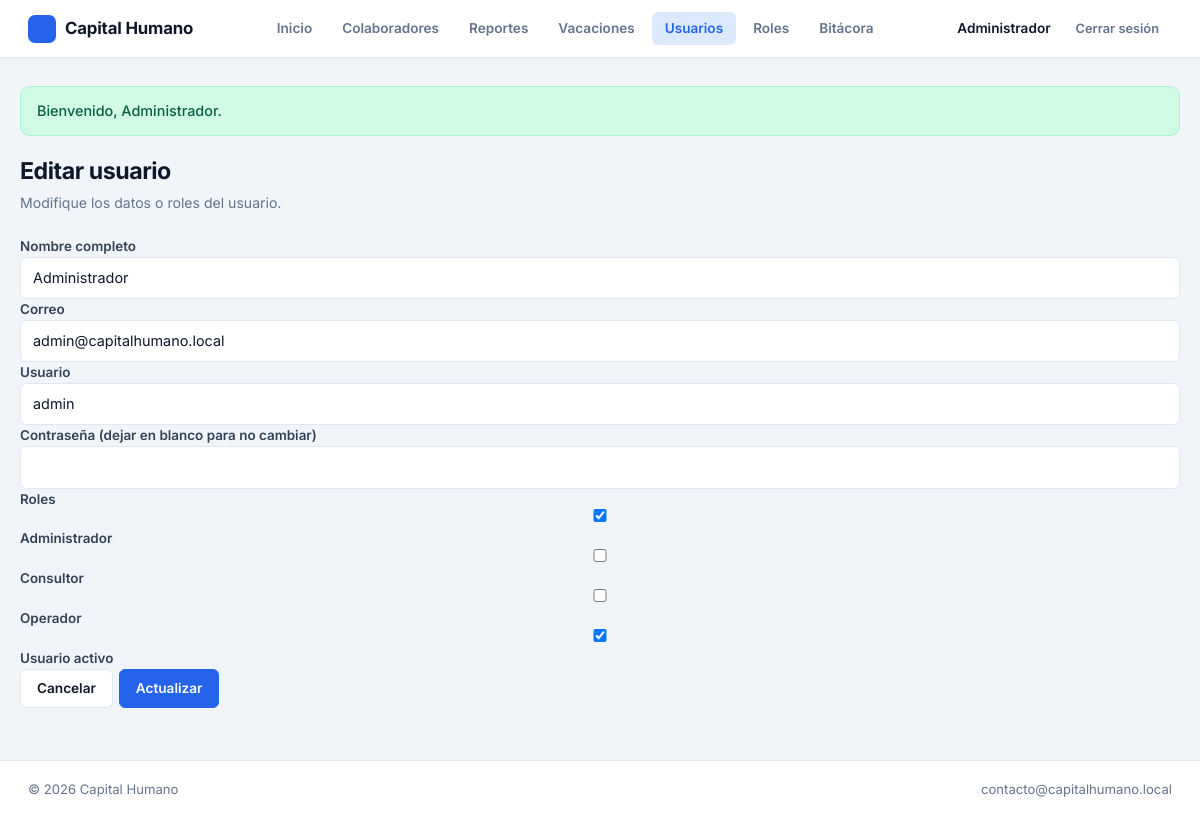
/publico/index.php?route=usuarios.edit&id=1 (signed in), run on the app's committed database.
### tables this page shows
CREATE TABLE usuarios (
    id INT AUTO_INCREMENT PRIMARY KEY,
    nombre VARCHAR(100) NOT NULL,
    correo VARCHAR(150) NOT NULL,
    usuario VARCHAR(50) NOT NULL,
    password_hash VARCHAR(255) NOT NULL,
    activo TINYINT(1) NOT NULL DEFAULT 1,
    intentos_fallidos INT NOT NULL DEFAULT 0,
    bloqueado_hasta DATETIME NULL,
    ultimo_acceso DATETIME NULL,
    fecha_registro TIMESTAMP DEFAULT CURRENT_TIMESTAMP,
    UNIQUE KEY uq_usuarios_correo (correo),
    UNIQUE KEY uq_usuarios_usuario (usuario)
);

CREATE TABLE roles (
    id INT AUTO_INCREMENT PRIMARY KEY,
    nombre VARCHAR(50) NOT NULL,
    descripcion VARCHAR(255) NULL,
    activo TINYINT(1) NOT NULL DEFAULT 1,
    UNIQUE KEY uq_roles_nombre (nombre)
);

### bootstrap.php (called while the page is built, shortened)
<?php
function e(mixed $value): string
{
    return Sanitizer::escape($value);
}
function url(string $route, array $params = []): string
{
    $params = array_merge(['route' => $route], $params);
    return 'index.php?' . http_build_query($params);
}
function render_view(string $view, array $data = []): void
{
    extract($data, EXTR_SKIP);
    $viewFile = ROOT_PATH . DIRECTORY_SEPARATOR . 'app' . DIRECTORY_SEPARATOR . 'vistas' . DIRECTORY_SEPARATOR . str_replace('/', DIRECTORY_SEPARATOR, $view) . '.php';
    require ROOT_PATH . DIRECTORY_SEPARATOR . 'app' . DIRECTORY_SEPARATOR . 'vistas' . DIRECTORY_SEPARATOR . 'layouts' . DIRECTORY_SEPARATOR . 'header.php';
    require $viewFile;
    require ROOT_PATH . DIRECTORY_SEPARATOR . 'app' . DIRECTORY_SEPARATOR . 'vistas' . DIRECTORY_SEPARATOR . 'layouts' . DIRECTORY_SEPARATOR . 'footer.php';
}
function flash(string $key, ?string $message = null): ?string
{
    $value = $_SESSION['flash'][$key] ?? null;
    return $value;
}

### app/controladores/UsuarioController.php (called while the page is built, shortened)
<?php
final class UsuarioController
{
    private Usuario $usuarios;
    private Rol $roles;
    public function __construct()
    {
        $this->usuarios = new Usuario();
        $this->roles = new Rol();
    }
    public function edit(): void
    {
        $id = Sanitizer::int($_GET['id'] ?? 0);
        $usuario = $this->usuarios->find($id);
        render_view('usuarios/edit', [
            'title' => 'Editar usuario',
            'usuario' => $usuario,
            'roles' => $this->roles->all(),
            'old' => FormState::old(),
            'errors' => FormState::errors(),
        ]);
    }
}

### publico/index.php (called while the page is built, shortened)
<?php
require dirname(__DIR__) . DIRECTORY_SEPARATOR . 'bootstrap.php';
$routes = require ROOT_PATH . DIRECTORY_SEPARATOR . 'rutas' . DIRECTORY_SEPARATOR . 'web.php';
$route = $_GET['route'] ?? 'home';
[$class, $method] = $routes[$route];
try {
    (new $class())->$method();
} catch (Throwable $exception) {
    http_response_code(500);
    (new \App\Servicios\WebErrorHandler())->handle($exception);
    render_view('colaboradores/index', [
        'title' => 'Error',
        'colaboradores' => [],
        'q' => '',
    ]);
}

### app/utilidades/Sanitizer.php (called while the page is built, shortened)
<?php
final class Sanitizer
{
    public static function int(mixed $value): int
    {
        return (int) filter_var($value, FILTER_SANITIZE_NUMBER_INT);
    }
    public static function escape(mixed $value): string
    {
        return htmlspecialchars((string) $value, ENT_QUOTES, 'UTF-8');
    }
}

### app/servicios/AuthService.php (called while the page is built, shortened)
<?php
final class AuthService
{
    public static function check(): bool
    {
        return !empty($_SESSION['usuario_id']);
    }
    public static function user(): ?array
    {
        return [
            'id' => $_SESSION['usuario_id'],
            'usuario' => $_SESSION['usuario'],
            'nombre' => $_SESSION['usuario_nombre'],
        ];
    }
    public static function can(string $modulo, string $accion): bool
    {
        $permisos = $_SESSION['permisos'] ?? [];
        $permisoId = self::permissionId($modulo, $accion);
        return $permisoId !== null && in_array($permisoId, $permisos, true);
    }
    private static function permissionId(string $modulo, string $accion): ?int
    {
        $db = \Config\Database::getConnection();
        $statement = $db->prepare('SELECT id FROM permisos WHERE modulo = :modulo AND accion = :accion');
        $statement->execute(['modulo' => $modulo, 'accion' => $accion]);
        $id = $statement->fetchColumn();
        return $id === false ? null : (int) $id;
    }
}

### app/modelos/Usuario.php (called while the page is built, shortened)
<?php
final class Usuario
{
    private PDO $db;
    public function __construct(?PDO $db = null)
    {
        $this->db = $db ?? Database::getConnection();
    }
    public function find(int $id): ?array
    {
        $statement = $this->db->prepare('SELECT * FROM usuarios WHERE id = :id');
        $statement->execute(['id' => $id]);
        $row = $statement->fetch();
        $row['roles_ids'] = $this->roleIds($id);
        return $row;
    }
    private function roleIds(int $usuarioId): array
    {
        $statement = $this->db->prepare('SELECT rol_id FROM usuario_rol WHERE usuario_id = :id');
        $statement->execute(['id' => $usuarioId]);
        return array_map('intval', $statement->fetchAll(PDO::FETCH_COLUMN));
    }
}

### config/Database.php (called while the page is built, shortened)
<?php
final class Database
{
    private static ?PDO $connection = null;
    public static function getConnection(): PDO
    {
        if (self::$connection instanceof PDO) {
            return self::$connection;
        }
        $host = (string) ($_ENV['DB_HOST'] ?? '127.0.0.1');
        $port = (string) ($_ENV['DB_PORT'] ?? '3306');
        $database = (string) ($_ENV['DB_DATABASE'] ?? 'CapitalHumano');
        $username = (string) ($_ENV['DB_USERNAME'] ?? 'root');
        $password = (string) ($_ENV['DB_PASSWORD'] ?? '');
        $dsn = "mysql:host={$host};port={$port};dbname={$database};charset=utf8mb4";
        try {
            self::$connection = new PDO($dsn, $username, $password, [
                PDO::ATTR_ERRMODE => PDO::ERRMODE_EXCEPTION,
                PDO::ATTR_DEFAULT_FETCH_MODE => PDO::FETCH_ASSOC,
                PDO::ATTR_EMULATE_PREPARES => false,
            ]);
        } catch (PDOException $exception) {
            throw new RuntimeException('No fue posible conectar con la base de datos. Revise la configuracion.', 0, $exception);
        }
        return self::$connection;
    }
}

### app/utilidades/FormState.php (called while the page is built, shortened)
<?php
final class FormState
{
    public static function old(): array
    {
        $old = $_SESSION['form_old'] ?? [];
        return is_array($old) ? $old : [];
    }
}

### app/modelos/Rol.php (called while the page is built, shortened)
<?php
final class Rol
{
    private PDO $db;
    public function __construct(?PDO $db = null)
    {
        $this->db = $db ?? Database::getConnection();
    }
    public function all(): array
    {
        return $this->db->query('SELECT * FROM roles ORDER BY nombre')->fetchAll();
    }
}

### app/vistas/usuarios/_form.php (the view)
<div class="row-two">
    <div class="field">
        <label for="nombre">Nombre completo</label>
        <input type="text" id="nombre" name="nombre" value="<?= e($old['nombre'] ?? $usuario['nombre'] ?? '') ?>" required>
    </div>
    <div class="field">
        <label for="correo">Correo</label>
        <input type="email" id="correo" name="correo" value="<?= e($old['correo'] ?? $usuario['correo'] ?? '') ?>" required>
    </div>
</div>
<div class="row-two">
    <div class="field">
        <label for="usuario">Usuario</label>
        <input type="text" id="usuario" name="usuario" value="<?= e($old['usuario'] ?? $usuario['usuario'] ?? '') ?>" required>
    </div>
    <div class="field">
        <label for="password">Contraseña <?= empty($usuario) ? '' : '(dejar en blanco para no cambiar)' ?></label>
        <input type="password" id="password" name="password" <?= empty($usuario) ? 'required' : '' ?>>
    </div>
</div>
<div class="field">
    <label>Roles</label>
    <div class="checkbox-group">
    <?php foreach ($roles as $rol): ?>
        <?php
            $checked = '';
            $selected = $old['roles'] ?? $usuario['roles_ids'] ?? [];
            if (in_array((int) $rol['id'], array_map('intval', (array) $selected), true)) {
                $checked = 'checked';
            }
        ?>
        <label class="checkbox">
            <input type="checkbox" name="roles[]" value="<?= e($rol['id']) ?>" <?= $checked ?>>
            <?= e($rol['nombre']) ?>
        </label>
    <?php endforeach; ?>
    </div>
</div>
<div class="field inline">
    <label class="checkbox">
        <input type="checkbox" name="activo" value="1" <?= (int) ($old['activo'] ?? $usuario['activo'] ?? 1) === 1 ? 'checked' : '' ?>>
        Usuario activo
    </label>
</div>

### app/vistas/layouts/header.php (shortened to what this page needs)
<!doctype html>
<html lang="es">
<head>
    <link rel="stylesheet" href="assets/css/styles.css">
</head>
<body>
    <header class="topbar">
        <a class="brand" href="<?= e(url('home')) ?>">Capital Humano</a>
        <nav class="nav">
            <a href="<?= e(url('home')) ?>"
                class="<?= ($_GET['route'] ?? 'home') === 'home' ? 'active' : '' ?>">Inicio</a>
            <?php if (\App\Servicios\AuthService::can('colaboradores', 'ver')): ?>
                <a href="<?= e(url('colaboradores.index')) ?>"
                    class="<?= str_starts_with($_GET['route'] ?? '', 'colaboradores') ? 'active' : '' ?>">Colaboradores</a>
            <?php endif; ?>
            <?php if (\App\Servicios\AuthService::can('reportes', 'ver')): ?>
                <a href="<?= e(url('reportes.index')) ?>"
                    class="<?= str_starts_with($_GET['route'] ?? '', 'reportes') ? 'active' : '' ?>">Reportes</a>
            <?php endif; ?>
            <?php if (\App\Servicios\AuthService::can('vacaciones', 'ver')): ?>
                <a href="<?= e(url('vacaciones.index')) ?>"
                    class="<?= str_starts_with($_GET['route'] ?? '', 'vacaciones') ? 'active' : '' ?>">Vacaciones</a>
            <?php endif; ?>
            <?php if (\App\Servicios\AuthService::can('usuarios', 'ver')): ?>
                <a href="<?= e(url('usuarios.index')) ?>"
                    class="<?= str_starts_with($_GET['route'] ?? '', 'usuarios') ? 'active' : '' ?>">Usuarios</a>
            <?php endif; ?>
            <?php if (\App\Servicios\AuthService::can('roles', 'ver')): ?>
                <a href="<?= e(url('roles.index')) ?>"
                    class="<?= str_starts_with($_GET['route'] ?? '', 'roles') ? 'active' : '' ?>">Roles</a>
            <?php endif; ?>
            <?php if (\App\Servicios\AuthService::can('usuarios', 'ver')): ?>
                <a href="<?= e(url('bitacora')) ?>"
                    class="<?= ($_GET['route'] ?? '') === 'bitacora' ? 'active' : '' ?>">Bitácora</a>
            <?php endif; ?>
        </nav>
        <div class="user-menu">
            <?php if (\App\Servicios\AuthService::check()): ?>
                <span class="user-name"><?= e((\App\Servicios\AuthService::user()['nombre'] ?? '')) ?></span>
                <form method="post" action="<?= e(url('logout')) ?>" class="inline">
                    <button type="submit" class="btn small ghost">Cerrar sesión</button>
                </form>
            <?php else: ?>
                <a href="<?= e(url('login')) ?>" class="btn small primary">Iniciar sesión</a>
            <?php endif; ?>
        </div>
    </header>
    <main class="page">
        <?php if ($message = flash('success')): ?>
            <div class="alert alert-success"><?= e($message) ?></div>
        <?php endif; ?>

### publico/assets/css/styles.css (style rules this page uses)
:root { --font: "Inter", "Segoe UI", system-ui, -apple-system, sans-serif; --bg: #f1f5f9; --surface: #ffffff; --text: #0f172a; --muted: #64748b; --line: #e2e8f0; --line-light: #f1f5f9; --primary: #2563eb; --primary-light: #dbeafe; --primary-dark: #1d4ed8; --accent: #059669; --accent-light: #d1fae5; --danger: #dc2626; --danger-light: #fee2e2; --warning: #d97706; --warning-light: #fef3c7; --radius: 10px; --radius-sm: 6px; --shadow-sm: 0 1px 2px rgba(0,0,0,.04); --shadow: 0 1px 3px rgba(0,0,0,.06), 0 1px 2px rgba(0,0,0,.04); --shadow-md: 0 4px 6px rgba(0,0,0,.04), 0 2px 4px rgba(0,0,0,.04); --shadow-lg: 0 10px 25px rgba(0,0,0,.06), 0 4px 10px rgba(0,0,0,.04); --transition: .18s ease; }
*, *::before, *::after { box-sizing: border-box; margin: 0; padding: 0; }
body { font-family: var(--font); font-size: .925rem; line-height: 1.55; color: var(--text); background: var(--bg); -webkit-font-smoothing: antialiased; }
a { color: var(--primary); text-decoration: none; transition: color var(--transition); }
.topbar { display: flex; align-items: center; justify-content: space-between; gap: 20px; padding: 0 28px; height: 58px; background: var(--surface); border-bottom: 1px solid var(--line); position: sticky; top: 0; z-index: 50; box-shadow: var(--shadow-sm); }
.brand { display: flex; align-items: center; gap: 9px; font-weight: 700; font-size: 1.05rem; color: var(--text); letter-spacing: -.01em; white-space: nowrap; }
.brand::before { content: ""; display: block; width: 28px; height: 28px; border-radius: 7px; background: var(--primary); flex-shrink: 0; }
.nav { display: flex; flex-wrap: wrap; gap: 4px; align-items: center; }
.nav a { display: inline-flex; align-items: center; padding: 6px 13px; border-radius: var(--radius-sm); font-size: .85rem; font-weight: 600; color: var(--muted); transition: color var(--transition), background var(--transition); }
.nav a.active { color: var(--primary); background: var(--primary-light); }
.user-menu { display: flex; align-items: center; gap: 12px; white-space: nowrap; }
.user-name { font-size: .85rem; font-weight: 600; color: var(--text); }
.page { width: min(1280px, calc(100% - 40px)); margin: 28px auto 52px; }
.alert { border-radius: var(--radius); padding: 13px 16px; margin-bottom: 18px; font-size: .9rem; font-weight: 500; display: grid; gap: 4px; }
.alert-success { background: var(--accent-light); color: #065f46; border: 1px solid #a7f3d0; }
label { display: grid; gap: 6px; font-weight: 600; font-size: .84rem; color: #334155; }
input, select, textarea { width: 100%; border: 1px solid var(--line); border-radius: var(--radius-sm); padding: 9px 12px; font: inherit; font-size: .9rem; color: var(--text); background: var(--surface); transition: border-color var(--transition), box-shadow var(--transition); }
.btn { display: inline-flex; align-items: center; justify-content: center; gap: 6px; min-height: 38px; padding: 8px 16px; border: 1px solid var(--line); border-radius: var(--radius-sm); color: var(--text); background: var(--surface); cursor: pointer; font: inherit; font-size: .85rem; font-weight: 600; transition: all var(--transition); white-space: nowrap; }
.btn.ghost { background: transparent; border-color: transparent; color: var(--muted); }
.btn.small { min-height: 32px; padding: 5px 12px; font-size: .8rem; }
.inline { display: inline-flex; }
.inline { display: inline; }

### data on the page
usuarios: nombre "Administrador", correo "admin@capitalhumano.local", usuario "admin", activo "☑"
roles: nombre "Administrador"
roles: nombre "Consultor"
roles: nombre "Operador"

### other printed values
$message "Bienvenido, Administrador."
